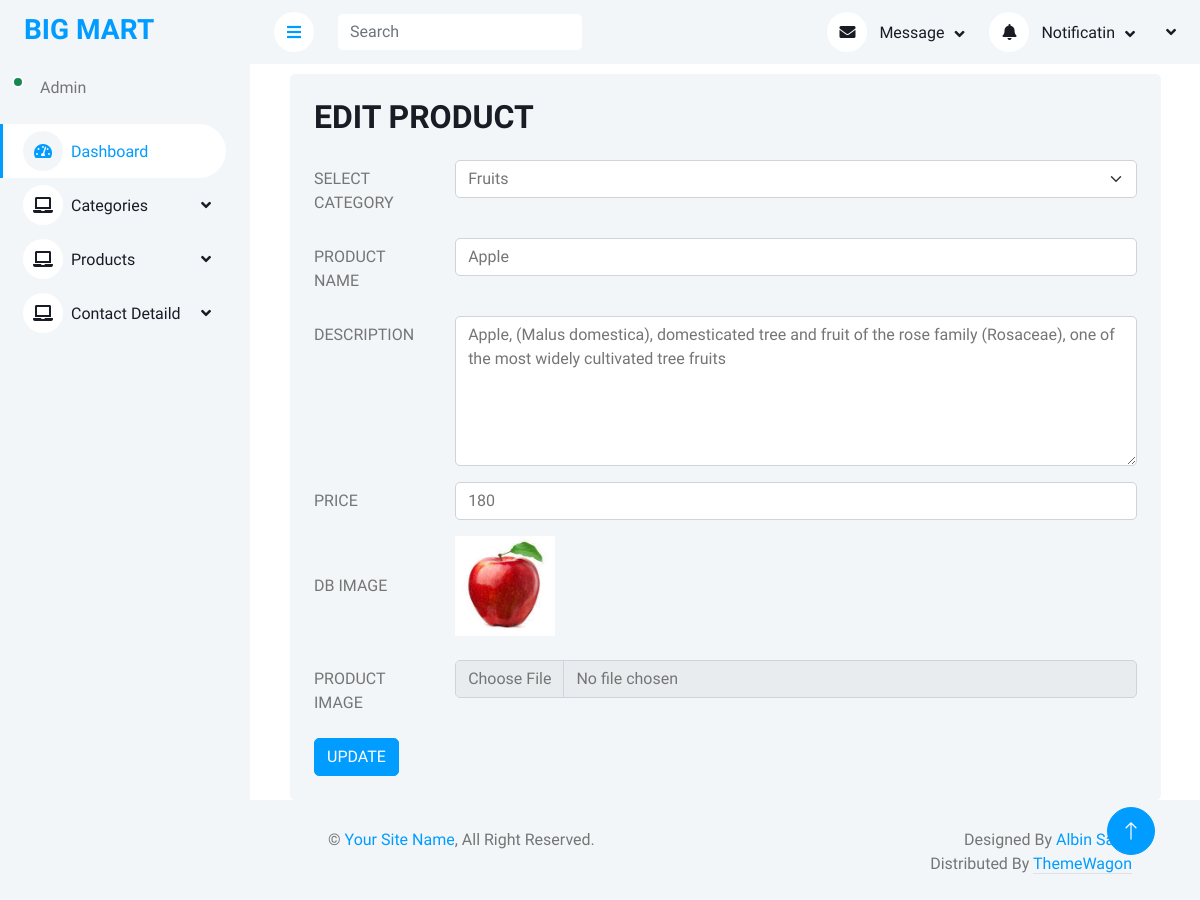
The app's page /Backend/edit_p/1/ with its own data.
### Backend/models.py (models this page shows)
class productdb(models.Model):
    Category = models.CharField(max_length=50, null=True, blank=True)
    Pname = models.CharField(max_length=50, null=True, blank=True)
    Description = models.CharField(max_length=50, null=True, blank=True)
    Price = models.IntegerField(null=True, blank=True)
    Pimage = models.ImageField(upload_to="P_Images", null=True, blank=True)

### Backend/views.py (the view)
# urls.py: path('edit_p/<int:pid>/', views.edit_p, name="edit_p"),
def edit_p(request, pid):
    data = productdb.objects.get(id=pid)
    cat = categorydb.objects.all()
    return render(request, "edit_p.html", {'data': data, 'cat': cat})

### Backend/templates/edit_p.html (shortened to what this page needs)
<!DOCTYPE html>
{% extends 'index.html' %}
{% block content %}
<html lang="en">
<head>
</head>
<body>
  <div>
   <div class="col-sm-12 col-xl-11" style="margin-left:40px;margin-top:10px;">
     <div class="bg-light rounded h-100 p-4">
        <h2 class="mb-4">EDIT PRODUCT</h2>
        <form method="post" action="{% url 'update_pd' pid=data.id %}" enctype="multipart/form-data">
            <div class="row mb-3">
                <label for="inputEmail3" class="col-sm-2 col-form-label">SELECT CATEGORY</label>
                <div class="col-sm-10">
                    <select class="form-select mb-2" name="category" aria-label="Default select example">
                            <option>{{data.Category}}</option>
                    </select>
                </div>
            </div>
            <div class="row mb-3">
                <label for="inputEmail3" class="col-sm-2 col-form-label">PRODUCT NAME</label>
                <div class="col-sm-10">
                    <input type="text" name="pname" value="{{data.Pname}}" class="form-control" id="inputEmail3">
                </div>
            </div>
            <div class="row mb-3">
                <label for="inputEmail3" class="col-sm-2 col-form-label">DESCRIPTION</label>
                <div class="col-sm-10">
               <textarea class="form-control" name="description"   id="floatingTextarea" style="height: 150px;">{{data.Description}}</textarea>
                </div>
            </div>
            <div class="row mb-3">
                <label for="inputEmail3" class="col-sm-2 col-form-label">PRICE</label>
                <div class="col-sm-10">
                    <input type="number" value="{{data.Price}}" name="price" class="form-control" id="inputEmail">
                </div>
            </div>
            <div >
                <label for="inputEmail3" class="col-sm-2 col-form-label">DB IMAGE</label>
                <img src="{{data.Pimage.url}}" width="100px" height="100px"><br><br>
            </div>
            <div class="row mb-3">
                <label for="inputEmail3" class="col-sm-2 col-form-label">PRODUCT IMAGE</label>
                <div class="col-sm-10">
                <input class="form-control" name="pimage" type="file" id="formFile">
                </div>
            </div>
            <button type="submit" class="btn btn-primary">UPDATE</button>
        </form>
     </div>
</div>
  </div>
</body>
</html>
{% endblock %}

### Backend/static/assets/css/style.css (style rules this page uses)
:root { --primary: #009CFF; --light: #F3F6F9; --dark: #191C24; }
.btn { transition: .5s; }
.btn.btn-primary { color: #FFFFFF; }

### records on screen
productdb: category "Fruits", pname "Apple", description "Apple, (Malus domestica), domesticated tree and fruit of the rose family (Rosaceae), one of the most widely cultivated tree fruits", price "180", Pimage (picture)
